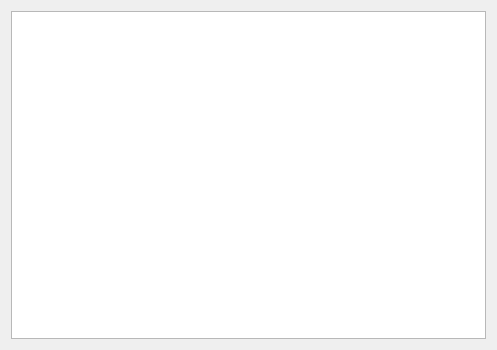
<?xml version="1.0" encoding="UTF-8"?>
<ui version="4.0">
 <class>BillOfMaterialsWindow</class>
 <widget class="QWidget" name="BillOfMaterialsWindow">
  <property name="geometry">
   <rect>
    <x>0</x>
    <y>0</y>
    <width>497</width>
    <height>350</height>
   </rect>
  </property>
  <property name="windowTitle">
   <string>Form</string>
  </property>
  <layout class="QVBoxLayout" name="verticalLayout">
   <item>
    <widget class="QTextEdit" name="bill_of_materials_text_">
     <property name="undoRedoEnabled">
      <bool>false</bool>
     </property>
     <property name="readOnly">
      <bool>true</bool>
     </property>
    </widget>
   </item>
  </layout>
 </widget>
 <resources/>
 <connections/>
</ui>
